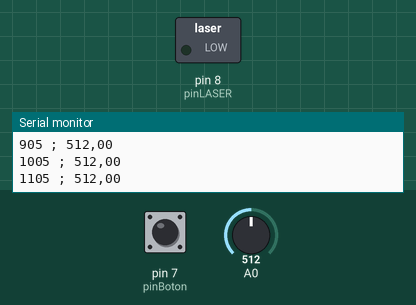
The sketch below on a simulated Arduino Uno, built with avr-gcc and run on an emulated ATmega328P. Parts: switched loads named in the sketch (green lamp = pin HIGH), the last lines printed to the serial monitor. Dashed ring = blinking. The test bench sets the inputs (shaded band); at power-on: pin 7 (pinBoton) LOW, A0 = 512.

Above: at 1.2 s.
1.3 s: pin 7 (pinBoton) pulled HIGH for 0.15 s
At 2.3 s:
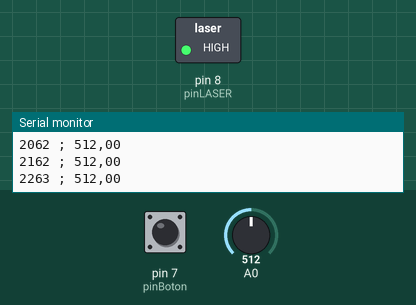
2.9 s: pin 7 (pinBoton) pulled HIGH for 1 s
At 3.4 s:
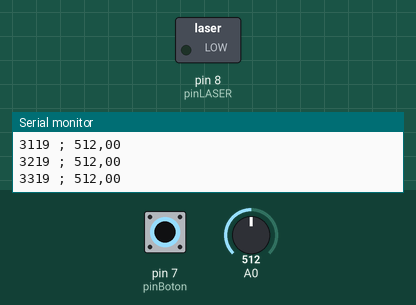
5.4 s: pin 7 (pinBoton) pulled HIGH for 3.2 s
At 6.4 s:
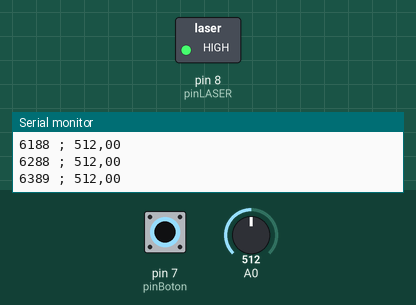
10.1 s: pin 7 (pinBoton) pulsed HIGH 5 times (0.12 s each, 0.3 s apart)
At 10.64 s:
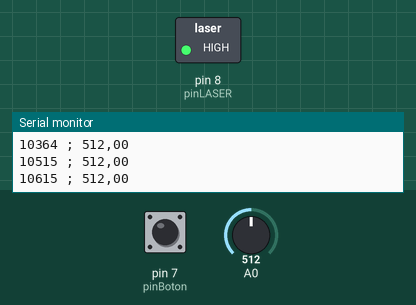
Timing chart, 0 to 13.1 s (numbered marks = the images above; inputs shaded):
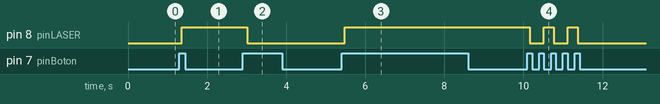

The sketch:

laser_LDR.ino
```cpp
int pinBoton = 7;
int pinLASER = 8;

long tiempo = 0;

boolean estado = false;

boolean estadoBoton = LOW;

// the setup routine runs once when you press reset:
void setup() {

  pinMode(pinBoton,INPUT);
  pinMode(pinLASER,OUTPUT);

  // initialize serial communication at 9600 bits per second:
  Serial.begin(9600);
}

// the loop routine runs over and over again forever:
void loop() {

  // Encender el laser o no
  int estadoBotonAhora = digitalRead(pinBoton);

  if (estadoBotonAhora==HIGH && estadoBoton==LOW) {
      estado = estado xor 1;
      delay(50);
  }

  estadoBoton = estadoBotonAhora;
  digitalWrite(pinLASER,estado);
  // Fin de encender el laser

  tiempo = millis();
  // read the input on analog pin 0:
  int sensorValue = analogRead(A0);
  // Convert the analog reading (which goes from 0 - 1023) to a voltage (0 - 5V):
  float voltage = sensorValue;
  String voltaje = String(voltage);
  voltaje.replace(".",",");

  // if (voltage<800) {
  Serial.println(String(tiempo)+" ; "+voltaje);
  // }
  delay(100);

}
```

Measured:
- after the input at 1.3 s, pin 8 (pinLASER): LOW → HIGH after 0.06 s
- after the input at 2.9 s, pin 8 (pinLASER): HIGH → LOW after 0.12 s
- after the input at 5.4 s, pin 8 (pinLASER): LOW → HIGH after 0.08 s
- after the input at 10.1 s, pin 8 (pinLASER): alternates HIGH for 0.25 s and LOW for 0.35 s, 5 changes in all, then stays LOW, starting after 0.06 s
